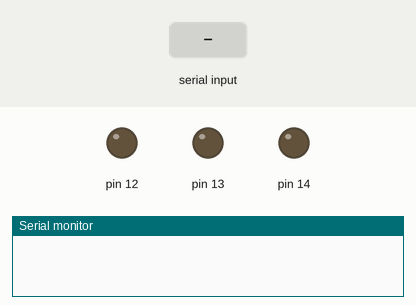
A sketch run on a simulated Arduino Uno, built with avr-gcc and run on an emulated ATmega328P. Parts: output pins drawn as LEDs (lit = HIGH), the last lines printed to the serial monitor. Inputs (shaded band) come from the test bench.

Above: at 1.2 s.
1.3 s: "H1,150\n" received over Serial
At 2.1 s:
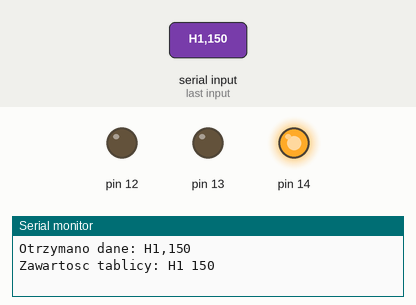
2.8 s: "H2\n" received over Serial
At 3.1 s:
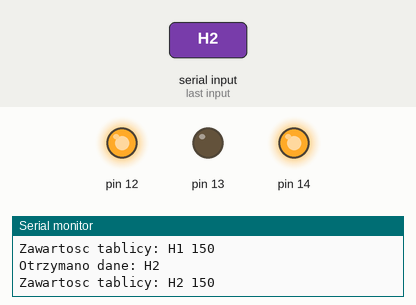
4.3 s: "L1,150\n" received over Serial
At 5.5 s:
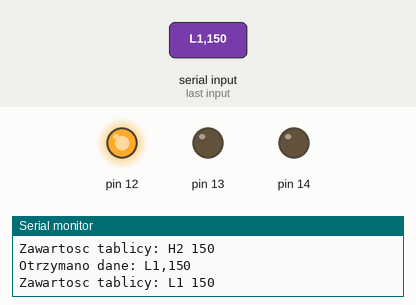
5.8 s: "H3\n" received over Serial
At 6.6 s:
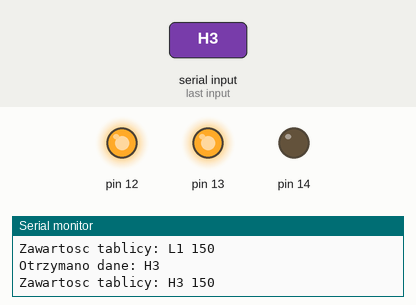
7.3 s: "L2\n" received over Serial
At 7.7 s:
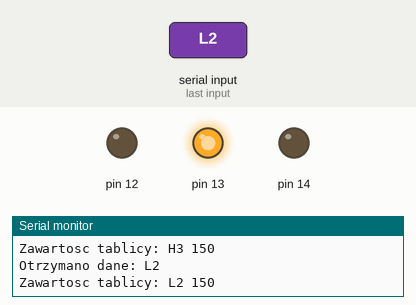
8.8 s: "H1\n" received over Serial
At 10.1 s:
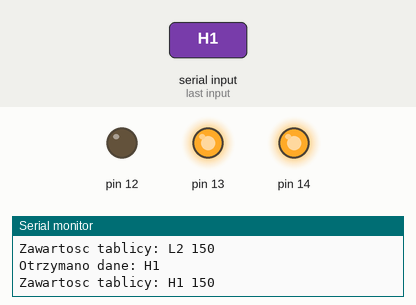
Timing chart, 0 to 11.3 s (numbered marks = the images above; inputs shaded):
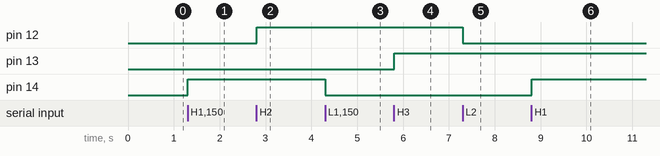

Measured:
- after the input at 1.3 s, pin 14: LOW → HIGH at once
- after the input at 2.8 s, pin 12: LOW → HIGH at once
- after the input at 4.3 s, pin 14: HIGH → LOW at once
- after the input at 5.8 s, pin 13: LOW → HIGH at once
- after the input at 7.3 s, pin 12: HIGH → LOW at once
- after the input at 8.8 s, pin 14: LOW → HIGH at once

The sketch:

haptyka_spiderhand_Arduino.ino
```cpp
const int arraySize = 3; // Liczba elementów w tablicy
String myArray[arraySize];  // Tablica na przechowywanie ciągów znaków

int f1=0;
int f2=0;
int f3=0;

int on=0;
int off=0;

void setup() {
  Serial.begin(9600); // Inicjalizacja portu szeregowego
  pinMode(14,OUTPUT);
  pinMode(12,OUTPUT);
  pinMode(13,OUTPUT);
}

void loop() {

  if (Serial.available() > 0) { // Sprawdzenie dostępności danych w porcie szeregowym
    String input = Serial.readStringUntil('\n'); // Odczyt danych do momentu napotkania znaku nowej linii

    // Wydrukuj odczytane dane
    Serial.print("Otrzymano dane: ");
    Serial.println(input);

    // Przypisz dane do tablicy
    parseAndAssign(input);

    // Wydrukuj zawartość tablicy
    printArray();
    if(myArray[0]=="L1"){f1=0;}
    if(myArray[0]=="H1"){f1=1;}
    if(myArray[0]=="L2"){f2=0;}
    if(myArray[0]=="H2"){f2=1;}
    if(myArray[0]=="L3"){f3=0;}
    if(myArray[0]=="H3"){f3=1;}

    on=myArray[1].toInt();
    off=myArray[2].toInt();
  }

  if(f1==1) {
    analogWrite(14,on);
  }

    if(f1==0) {
    digitalWrite(14,LOW);
  }

  if(f2==1) {
    analogWrite(12,on);
  }

    if(f2==0) {
    digitalWrite(12,LOW);
  }

    if(f3==1) {
    analogWrite(13,on);
  }

    if(f3==0) {
    digitalWrite(13,LOW);
  }


}

void parseAndAssign(String data) {
  char *token = strtok((char *)data.c_str(), ","); // Rozdziel dane według przecinków

  for (int i = 0; i < arraySize; i++) {
    if (token != NULL) {
      myArray[i] = String(token); // Przypisz token do tablicy stringów
      token = strtok(NULL, ",");
    } else {
      // Jeżeli brak więcej danych, przerwij pętlę
      break;
    }
  }
}

void printArray() {
  // Wydrukuj zawartość tablicy
  Serial.print("Zawartosc tablicy: ");
  for (int i = 0; i < arraySize; i++) {
    Serial.print(myArray[i]);
    Serial.print(" ");
  }
  Serial.println();
}
```
